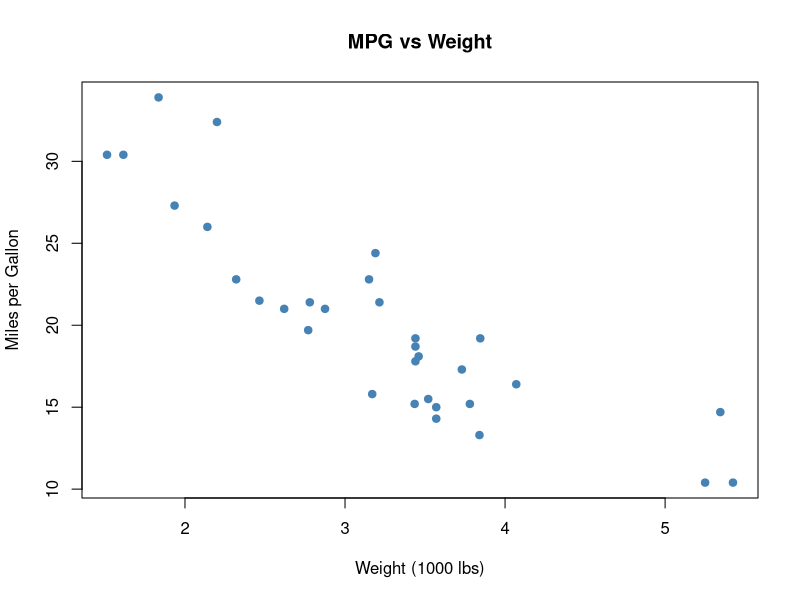
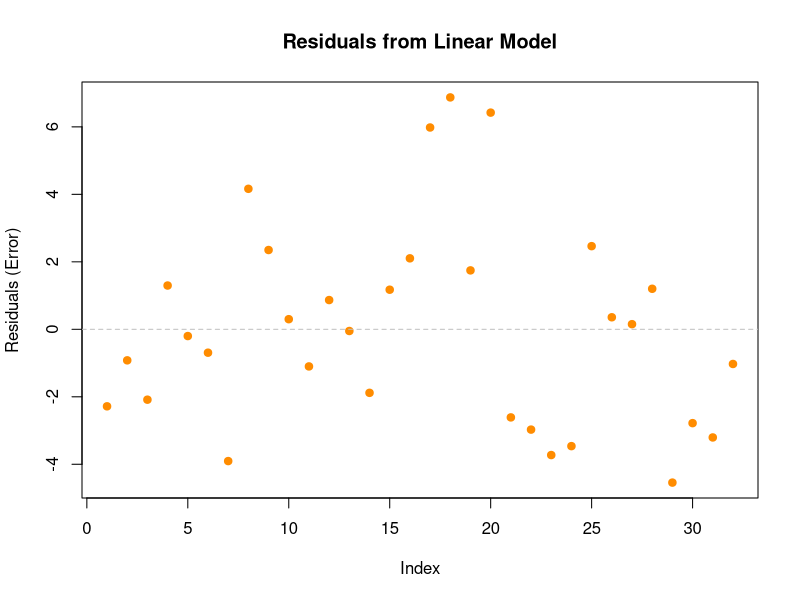

Write the R code that produced these figures, in order.
# Day 1 - Load built-in dataset
data(mtcars)
head(mtcars)

# to see a summary of each column (min, median, mean, max)
summary(mtcars)

# to see relationships between columns
cor(mtcars$mpg, mtcars$wt) ## to see how mpg relates/reacts to weight
cor(mtcars$mpg, mtcars$hp) ## to see how mpg relates/reacts to horsepower

# to visualize a relationship
plot (mtcars$wt, mtcars$mpg
      ,main = "MPG vs Weight"
      ,xlab = "Weight (1000 lbs)"
      ,ylab = "Miles per Gallon"
      ,pch = 19
      ,col= "steelblue")

# Fit the linear regression model
model <- lm(mpg ~ wt, data = mtcars)
  ## mpg is first because, we are evaluating how it reacts to weight

# View the summary of the model
summary(model)

## A result is statistically significant when it is very unlikely to have occurred by chance, assuming there's no real effect.

##If the predictor (e.g., wt) is statistically significant:
  ##You can be confident there's a real relationship between wt and mpg

##The negative slope (−5.34) isn't just noise — it's likely a real effect

##You’re not just seeing a random pattern in the data

##🧠 Rule of Thumb (for p-values)
##p-value	Meaning
##< 0.001	✅ Very strong evidence (*** in output)
##< 0.01	✅ Strong evidence (** in output)
##< 0.05	✅ Acceptable evidence (* in output)
##> 0.05	❌ Not statistically significant

##This means:
  
  ##R-squared = 0.75 → 75% of the variation in MPG can be explained by car weight.

##The remaining 25% is due to other factors not in the model (e.g., horsepower, engine size, aerodynamics, etc.)

##✅ Rules of Thumb (Context Matters)
##R-squared Value	Interpretation
##0.90 – 1.00	Excellent fit (very rare in real-world data)
##0.70 – 0.89	Good fit — your model explains most variation
##0.40 – 0.69	Moderate — might be useful, but other variables missing
##< 0.40	Weak model — probably needs more predictors

##🔍 In social sciences, 0.3–0.5 might still be valuable. In manufacturing or physics, you often want 0.8+.

##💡 In your case:
  ##If R² = 0.75, that's strong: weight is a strong predictor of mpg, but not the only one.

##It tells your stakeholders: “We can explain ~75% of mpg variation using just weight.”


# Basic residual plot
plot(model$residuals,
     main = "Residuals from Linear Model",
     ylab = "Residuals (Error)",
     xlab = "Index",
     pch = 19,
     col = "darkorange")

abline(h = 0, lty = 2, col = "gray")

# -------------------------------------------------------------
# 📊 Residual Plot Interpretation Guide (Reference Notes)
# -------------------------------------------------------------

# ✅ What Residuals Should Look Like:
# • Randomly scattered around 0
# • No clear pattern, shape, or trend
# • Roughly equal spread (homoscedasticity)

# 🚩 Common Residual Patterns and What They Mean:

# 1. Curve Shape:
# - Meaning: Non-linear relationship not captured by linear model
# - Fix: Try polynomial regression (e.g., add I(x^2)) or use non-linear models

# 2. Funnel Shape (widening or narrowing spread):
# - Meaning: Heteroscedasticity (changing variance)
# - Fix: Log or sqrt transform the dependent variable (e.g., log(y)), or use WLS

# 3. Big Outliers:
# - Meaning: Individual points are influencing the model too much
# - Fix: Investigate data, use robust regression (e.g., MASS::rlm), or exclude outliers

# 4. Clear Groups or Stripes:
# - Meaning: Missing a categorical variable or subgroup structure
# - Fix: Add categorical variables (e.g., factor(type)), or model groups separately

# 🧪 Bonus Diagnostic Plots in R:
# - Residuals vs Fitted: plot(model)
# - Q-Q Plot: qqnorm(resid(model)); qqline(resid(model))
# - Influence Plot: car::influencePlot(model)


#Goal: Model mpg as a function of wt using simple linear regression.

#Key findings: Slope was negative (heavier cars → lower mpg). R² ≈ ____ (explain what % of variance weight explains).

#Significance: p‑value for wt < 0.05, so relationship is statistically significant.

#Diagnostics: Residuals centered around 0 with no strong pattern → linearity/constant variance looked ok.

#Limitations: Single predictor; likely missing factors (hp, cylinders, etc.).

#Next step: Try mpg ~ wt + hp and/or polynomial term I(wt^2); compare R² and residuals.


# -------------------------------------------------------------
# 📓 Week 1 Reflection – Linear Regression (Learning Summary)
# -------------------------------------------------------------
# This week I learned how to approach and interpret a simple linear regression model
# in R using the mtcars dataset, focusing on mpg (dependent variable) and weight (independent variable).
#
# 1️⃣ Data exploration
# - Used summary() to see min, median, mean, and max for each variable.
# - Used cor() to measure relationships: mpg has a strong negative correlation with weight and horsepower.
# - Visualized mpg vs weight with a scatter plot, learning how pch and col control point style and color.
#
# 2️⃣ Model creation
# - Fitting the model with lm(mpg ~ wt) taught me that the dependent variable (mpg) goes first
#   because we are modeling how it reacts to the independent variable (weight).
# - The model output showed an intercept and slope, which form the equation to predict mpg from weight.
#
# 3️⃣ Statistical significance
# - A predictor is statistically significant if its p-value is < 0.05, meaning the observed effect
#   is unlikely to have happened by chance.
# - In this model, weight’s slope was negative and highly significant (p-value ≪ 0.001),
#   indicating a real and strong relationship: heavier cars tend to get lower mpg.
#
# 4️⃣ R-squared interpretation
# - R² = 0.75 means 75% of the variation in mpg can be explained by weight alone.
# - The remaining 25% comes from other variables not in the model (e.g., horsepower, engine size, aerodynamics).
# - Good practice: In manufacturing/physics, aim for R² ≥ 0.8; in social sciences, 0.3–0.5 can still be valuable.
#
# 5️⃣ Residual plots
# - Residuals are the differences between actual and predicted values.
# - A well-behaved residual plot shows points scattered randomly around 0 with no pattern.
# - Learned to diagnose patterns:
#   • Curve shape → add polynomial terms or use non-linear models
#   • Funnel shape → variance changes, consider log/sqrt transforms or weighted regression
#   • Outliers → investigate or use robust regression
#   • Clusters → missing categorical variable
#
# 6️⃣ Key takeaway
# - Linear regression is not just drawing a line — it’s building a predictive model backed by statistics.
# - Understanding p-values, R², and residual behavior helps confirm whether the model is valid,
#   and informs when to try transformations, add predictors, or switch modeling approaches.
# -------------------------------------------------------------
